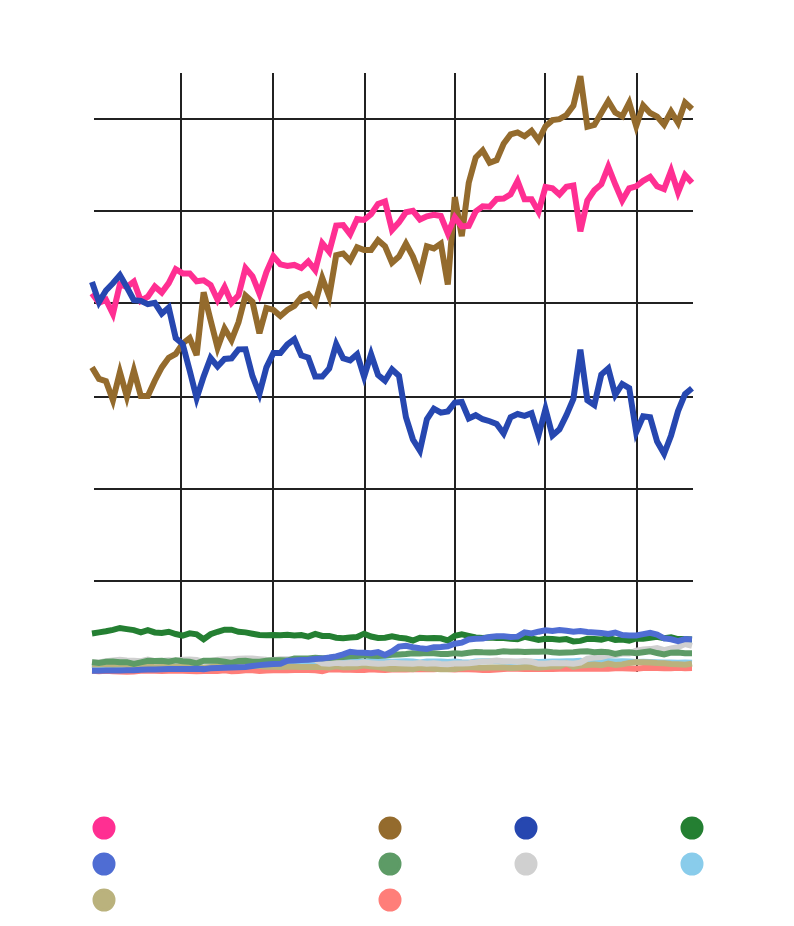

Here is the Vega-Lite specification saved for this chart:
### Vega-Lite specification from a JSON file in a GitHub repository (floating-point values rounded to 4 significant figures; data arrays with more than 128 entries replaced by an {"elided": "..."} marker saying what was removed)
{"width": "container", "height": "container", "config": {"background": null, "title": {"font": "Space Mono", "subtitleFont": "Space Mono", "fontWeight": "normal", "color": "white"}, "axis": {"labelFont": "Space Mono", "titleFont": "Space Mono", "titleFontWeight": "normal", "titlePadding": 10, "domainColor": "white", "gridColor": "#212121", "tickColor": "white"}, "legend": {"labelFont": "Space Mono", "titleFont": "Space Mono", "titleFontWeight": "normal"}, "text": {"font": "Space Mono"}, "range": {"category": ["#FF2F92", "#946B2D", "#2647B0", "#247F32", "#4F6DD3", "#5D9B66", "#D0D0D0", "#89CCEB", "#BAB27D", "#FF7E79"]}, "group": {"strokeOpacity": 0}, "style": {"guide-label": {"fill": "white"}, "guide-title": {"fill": "white"}}}, "layer": [{"mark": "circle", "encoding": {"opacity": {"value": 0}, "x": {"type": "temporal", "axis": {"format": "%b %y"}, "field": "DATE"}, "y": {"type": "quantitative", "field": "WEEKLY REFERRALS (BILLIONS)"}}, "selection": {"selector003": {"type": "single", "on": "mouseover", "fields": ["REFERRER"], "nearest": true}, "selector004": {"type": "single", "nearest": true, "on": "mouseover", "fields": ["REFERRER", "DATE"], "empty": "none"}}, "title": "REFERRED MOBILE VISITS TO NEWS SITES, BY SOURCE"}, {"mark": {"type": "text", "align": "left", "baseline": "line-bottom", "dx": 5, "dy": -5}, "encoding": {"color": {"type": "nominal", "field": "REFERRER", "legend": {"columns": 4, "direction": "horizontal", "orient": "bottom"}, "sort": ["Direct", "Google", "Facebook", "Twitter", "Google Chrome Suggestions", "Flipboard", "Google News", "Outbrain", "Yahoo", "Instagram"]}, "size": {"value": 10}, "text": {"condition": {"type": "nominal", "field": "REFERRER", "selection": "selector004"}, "value": " "}, "x": {"type": "temporal", "axis": {"format": "%b %y"}, "field": "DATE"}, "y": {"type": "quantitative", "field": "WEEKLY REFERRALS (BILLIONS)"}}, "title": "REFERRED MOBILE VISITS TO NEWS SITES, BY SOURCE"}, {"mark": "line", "encoding": {"color": {"type": "nominal", "field": "REFERRER", "legend": {"columns": 4, "direction": "horizontal", "orient": "bottom"}, "sort": ["Direct", "Google", "Facebook", "Twitter", "Google Chrome Suggestions", "Flipboard", "Google News", "Outbrain", "Yahoo", "Instagram"]}, "size": {"condition": {"value": 1, "selection": {"not": "selector003"}}, "value": 3}, "x": {"type": "temporal", "axis": {"format": "%b %y"}, "field": "DATE"}, "y": {"type": "quantitative", "field": "WEEKLY REFERRALS (BILLIONS)"}}, "title": "REFERRED MOBILE VISITS TO NEWS SITES, BY SOURCE"}], "data": {"name": "data-e8927a6ba900c309fa09ea9c5e814765"}, "$schema": "https://vega.github.io/schema/vega-lite/v4.8.1.json", "datasets": {"data-e8927a6ba900c309fa09ea9c5e814765": {"elided": "870 records"}}}
